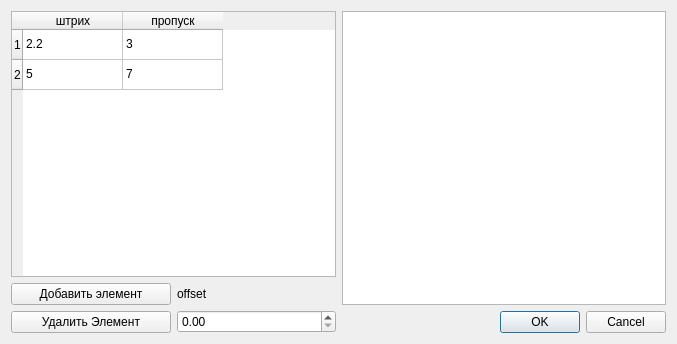
<?xml version="1.0" encoding="UTF-8"?>
<ui version="4.0">
 <class>UserPenStyle</class>
 <widget class="QDialog" name="UserPenStyle">
  <property name="geometry">
   <rect>
    <x>0</x>
    <y>0</y>
    <width>677</width>
    <height>344</height>
   </rect>
  </property>
  <property name="windowTitle">
   <string>Dialog</string>
  </property>
  <layout class="QHBoxLayout" name="horizontalLayout_2">
   <item>
    <layout class="QVBoxLayout" name="verticalLayout_3">
     <item>
      <widget class="QTableWidget" name="tableWidget">
       <property name="rowCount">
        <number>2</number>
       </property>
       <row/>
       <row/>
       <column>
        <property name="text">
         <string>штрих</string>
        </property>
       </column>
       <column>
        <property name="text">
         <string>пропуск</string>
        </property>
       </column>
       <item row="0" column="0">
        <property name="text">
         <string>2.2</string>
        </property>
       </item>
       <item row="0" column="1">
        <property name="text">
         <string>3</string>
        </property>
       </item>
       <item row="1" column="0">
        <property name="text">
         <string>5</string>
        </property>
       </item>
       <item row="1" column="1">
        <property name="text">
         <string>7</string>
        </property>
       </item>
      </widget>
     </item>
     <item>
      <layout class="QHBoxLayout" name="horizontalLayout">
       <item>
        <layout class="QVBoxLayout" name="verticalLayout_2">
         <item>
          <widget class="QPushButton" name="addButton">
           <property name="text">
            <string>Добавить элемент</string>
           </property>
          </widget>
         </item>
         <item>
          <widget class="QPushButton" name="pushButton_2">
           <property name="text">
            <string>Удалить Элемент</string>
           </property>
          </widget>
         </item>
        </layout>
       </item>
       <item>
        <layout class="QVBoxLayout" name="verticalLayout">
         <item>
          <widget class="QLabel" name="label">
           <property name="text">
            <string>offset</string>
           </property>
          </widget>
         </item>
         <item>
          <widget class="QDoubleSpinBox" name="offset">
           <property name="maximum">
            <double>1000.000000000000000</double>
           </property>
          </widget>
         </item>
        </layout>
       </item>
      </layout>
     </item>
    </layout>
   </item>
   <item>
    <layout class="QVBoxLayout" name="verticalLayout_4">
     <item>
      <widget class="QGraphicsView" name="graphicsView">
       <property name="sizePolicy">
        <sizepolicy hsizetype="Preferred" vsizetype="Expanding">
         <horstretch>0</horstretch>
         <verstretch>0</verstretch>
        </sizepolicy>
       </property>
      </widget>
     </item>
     <item>
      <widget class="QDialogButtonBox" name="buttonBox">
       <property name="orientation">
        <enum>Qt::Horizontal</enum>
       </property>
       <property name="standardButtons">
        <set>QDialogButtonBox::Cancel|QDialogButtonBox::Ok</set>
       </property>
      </widget>
     </item>
    </layout>
   </item>
  </layout>
  <zorder>buttonBox</zorder>
  <zorder>tableWidget</zorder>
  <zorder>label</zorder>
  <zorder>addButton</zorder>
  <zorder>pushButton_2</zorder>
  <zorder>graphicsView</zorder>
  <zorder>addButton</zorder>
 </widget>
 <resources/>
 <connections>
  <connection>
   <sender>buttonBox</sender>
   <signal>accepted()</signal>
   <receiver>UserPenStyle</receiver>
   <slot>accept()</slot>
   <hints>
    <hint type="sourcelabel">
     <x>248</x>
     <y>254</y>
    </hint>
    <hint type="destinationlabel">
     <x>157</x>
     <y>274</y>
    </hint>
   </hints>
  </connection>
  <connection>
   <sender>buttonBox</sender>
   <signal>rejected()</signal>
   <receiver>UserPenStyle</receiver>
   <slot>reject()</slot>
   <hints>
    <hint type="sourcelabel">
     <x>316</x>
     <y>260</y>
    </hint>
    <hint type="destinationlabel">
     <x>286</x>
     <y>274</y>
    </hint>
   </hints>
  </connection>
 </connections>
</ui>
